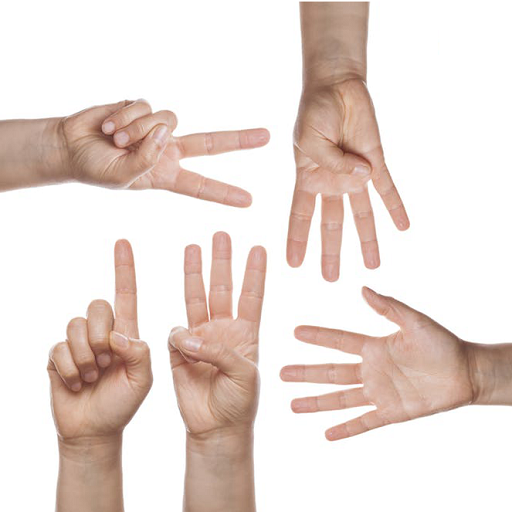
//> input picture Advanced_Computer_Vision/HW2/opencv/hand.bmp, 512 x 512 px
$ ./HW2_cv2   (built with g++ and OpenCV 4)
//> lines starting //> are read from the running program, lines starting //| are printed output that depends on the picture; after the words box and inside, x2 and y2 are one past the last pixel; in counts of white or black regions, pixels touching at a corner belong together
#include<opencv2/opencv.hpp>
#include<opencv2/highgui.hpp>
#include<iostream>
#include<string>
#include <io.h>   //創 img資料夾用
#include <direct.h>  //創 img資料夾用
#include<ctime>

using namespace cv;
using namespace std;


//計算時間
typedef struct {
	double binarizing;
	double morphology;
	double connectedComponent;
	double propertyAnalysis;
	double drawing;
}Time;


//顯示時間
void show_time(Time* t) {
	printf("\n時間 :\n");
	printf("binarizing : %lf 秒\n", t->binarizing);
	printf("morphology : %lf 秒\n", t->morphology);
	printf("connectedComponent : %lf 秒\n", t->connectedComponent);
	printf("propertyAnalysis : %lf 秒\n", t->propertyAnalysis);
	printf("drawing : %lf 秒\n", t->drawing);

}

int main() {
	//創建資料夾
	char folderName[] = "Image_cv2";

	if (_access(folderName, 0) == -1)
	{
		_mkdir(folderName);
	}


	Time mytime;


	char* path = "hand.bmp";
	Mat src_img = imread(path);
//> src_img is the input picture: 512 rows x 512 cols, CV_8UC3; mean B, G, R 213.8, 219.8, 233.4

	//灰階圖片黑白轉換
	Mat gray_img = imread(path, 0);;
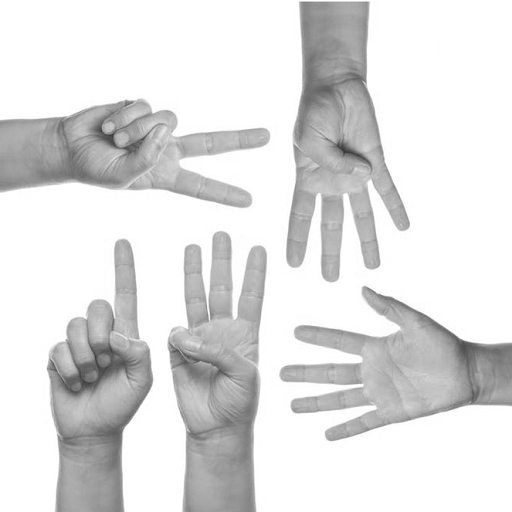
//> gray_img: 512 rows x 512 cols, CV_8UC1; min 55, max 255, mean 223.2
	gray_img = gray_img ^ 0XFF;
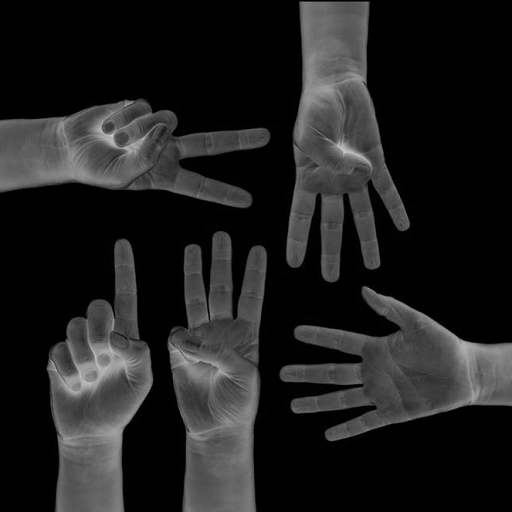
//> gray_img: 512 rows x 512 cols, CV_8UC1; min 0, max 200, mean 31.8
	imwrite("./Image_cv2/1_grayImg.bmp", gray_img);


	// 二值化 Otsu
	clock_t start = clock();
	Mat otsu_img;
	threshold(gray_img, otsu_img, 0, 255, THRESH_OTSU);
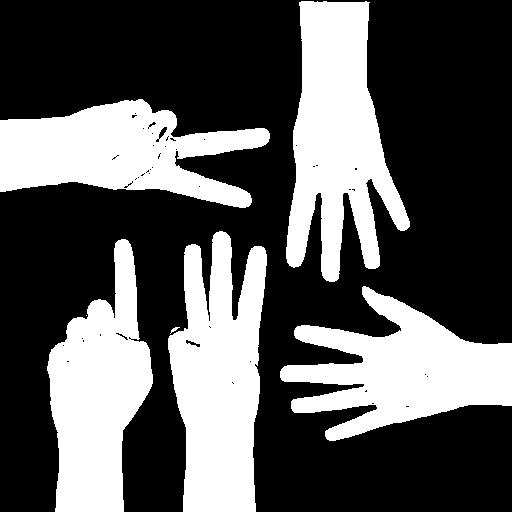
//> otsu_img: 512 rows x 512 cols, CV_8UC1; 34.9% white; 7 white regions (1 under 20 px), largest, box (x1, y1, x2, y2) and area: (286, 1, 410, 282) 19984, (168, 231, 267, 512) 19570, (280, 286, 512, 441) 17819, (47, 239, 153, 512) 17273, (0, 99, 270, 208) 16903, (170, 327, 180, 334) 25
	clock_t	end = clock();
//> (the run ends here: the program needs code that is not available in this run, at `mytime.binarizing = (double)(end - start) / CLK_TCK;`)
